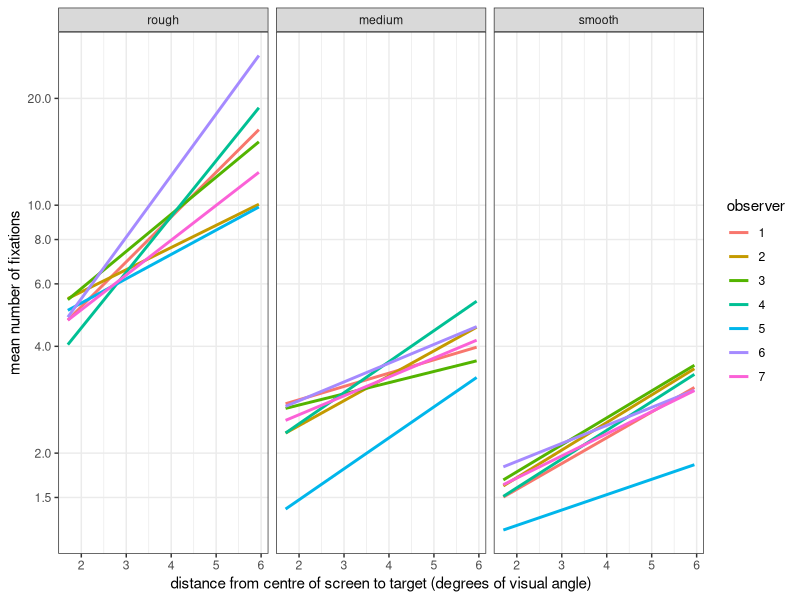

This figure's R source:
library(ggplot2)
library(lme4)

d <- read.csv("FixHumanObs.txt", colClasses = c("factor", "numeric", "numeric","numeric","numeric"))
d <- subset(d, RMS==1.1)
d$difficulty <- factor(as.factor(d$beta), labels=c("rough","medium","smooth"))
names(d)[1] <- "observer"
d$ecc <- d$ecc * 1.7/100

#plt <- ggplot(d, aes(x=observer, y=nFix))  +geom_boxplot()+facet_wrap(~difficulty) 
#plt <- plt + scale_y_log10(name="number of fixations", breaks=c(1,2,4,6,8,10,20,40,60,80,100,200), minor_breaks=NULL)
#plt <- plt + theme_bw()


plt <- ggplot(d, aes(x=ecc, y=nFix, colour=observer))  +geom_smooth(method="glm", se=F, forumla=nFix~ecc*difficulty+(ecc*difficulty|observer), family="poisson")+facet_wrap(~difficulty) 
plt <- plt + scale_y_log10(name="mean number of fixations", breaks=c(1.5,2,4,6,8,10,20,40,60,80, 100), minor_breaks=NULL)
plt <- plt + scale_x_continuous(name="distance from centre of screen to target (degrees of visual angle)") + theme_bw()

ggsave("numFixObs.pdf", width=10, height = 5)

m <- glmer(data=d, nFix~ecc*beta+(ecc*beta|observer), family="poisson")

